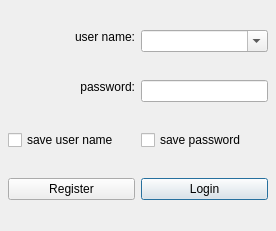
<ui version="4.0" >
 <author></author>
 <comment></comment>
 <exportmacro></exportmacro>
 <class>login</class>
 <widget class="QDialog" name="login" >
  <property name="geometry" >
   <rect>
    <x>0</x>
    <y>0</y>
    <width>276</width>
    <height>231</height>
   </rect>
  </property>
  <property name="sizePolicy" >
   <sizepolicy>
    <hsizetype>0</hsizetype>
    <vsizetype>0</vsizetype>
    <horstretch>0</horstretch>
    <verstretch>0</verstretch>
   </sizepolicy>
  </property>
  <property name="windowTitle" >
   <string>Login</string>
  </property>
  <property name="windowIcon" >
   <iconset resource="..\hall.qrc" >:/HallRes/image/login.png</iconset>
  </property>
  <layout class="QVBoxLayout" >
   <property name="margin" >
    <number>8</number>
   </property>
   <property name="spacing" >
    <number>6</number>
   </property>
   <item>
    <layout class="QHBoxLayout" >
     <property name="margin" >
      <number>0</number>
     </property>
     <property name="spacing" >
      <number>6</number>
     </property>
     <item>
      <widget class="QLabel" name="labelName" >
       <property name="text" >
        <string>user name:</string>
       </property>
       <property name="alignment" >
        <set>Qt::AlignRight</set>
       </property>
       <property name="buddy" >
        <cstring>comboName</cstring>
       </property>
      </widget>
     </item>
     <item>
      <widget class="QComboBox" name="comboName" >
       <property name="editable" >
        <bool>true</bool>
       </property>
       <property name="insertPolicy" >
        <enum>QComboBox::InsertAtBottom</enum>
       </property>
      </widget>
     </item>
    </layout>
   </item>
   <item>
    <layout class="QHBoxLayout" >
     <property name="margin" >
      <number>0</number>
     </property>
     <property name="spacing" >
      <number>6</number>
     </property>
     <item>
      <widget class="QLabel" name="labelPassword" >
       <property name="text" >
        <string>password:</string>
       </property>
       <property name="alignment" >
        <set>Qt::AlignRight</set>
       </property>
       <property name="buddy" >
        <cstring>lePassword</cstring>
       </property>
      </widget>
     </item>
     <item>
      <widget class="QLineEdit" name="lePassword" >
       <property name="sizePolicy" >
        <sizepolicy>
         <hsizetype>5</hsizetype>
         <vsizetype>0</vsizetype>
         <horstretch>0</horstretch>
         <verstretch>0</verstretch>
        </sizepolicy>
       </property>
       <property name="echoMode" >
        <enum>QLineEdit::Password</enum>
       </property>
      </widget>
     </item>
    </layout>
   </item>
   <item>
    <layout class="QHBoxLayout" >
     <property name="margin" >
      <number>0</number>
     </property>
     <property name="spacing" >
      <number>6</number>
     </property>
     <item>
      <widget class="QCheckBox" name="cbSaveName" >
       <property name="text" >
        <string>save user name</string>
       </property>
      </widget>
     </item>
     <item>
      <widget class="QCheckBox" name="cbSavePassword" >
       <property name="text" >
        <string>save password</string>
       </property>
      </widget>
     </item>
    </layout>
   </item>
   <item>
    <layout class="QHBoxLayout" >
     <property name="margin" >
      <number>0</number>
     </property>
     <property name="spacing" >
      <number>6</number>
     </property>
     <item>
      <widget class="QPushButton" name="btnRegister" >
       <property name="text" >
        <string>Register</string>
       </property>
       <property name="autoDefault" >
        <bool>false</bool>
       </property>
      </widget>
     </item>
     <item>
      <widget class="QPushButton" name="btnLogin" >
       <property name="text" >
        <string>Login</string>
       </property>
       <property name="autoDefault" >
        <bool>false</bool>
       </property>
       <property name="default" >
        <bool>true</bool>
       </property>
      </widget>
     </item>
    </layout>
   </item>
  </layout>
 </widget>
 <pixmapfunction></pixmapfunction>
 <tabstops>
  <tabstop>comboName</tabstop>
  <tabstop>lePassword</tabstop>
  <tabstop>cbSaveName</tabstop>
  <tabstop>cbSavePassword</tabstop>
  <tabstop>btnRegister</tabstop>
  <tabstop>btnLogin</tabstop>
 </tabstops>
 <resources>
  <include location="..\hall.qrc" />
 </resources>
 <connections/>
</ui>
